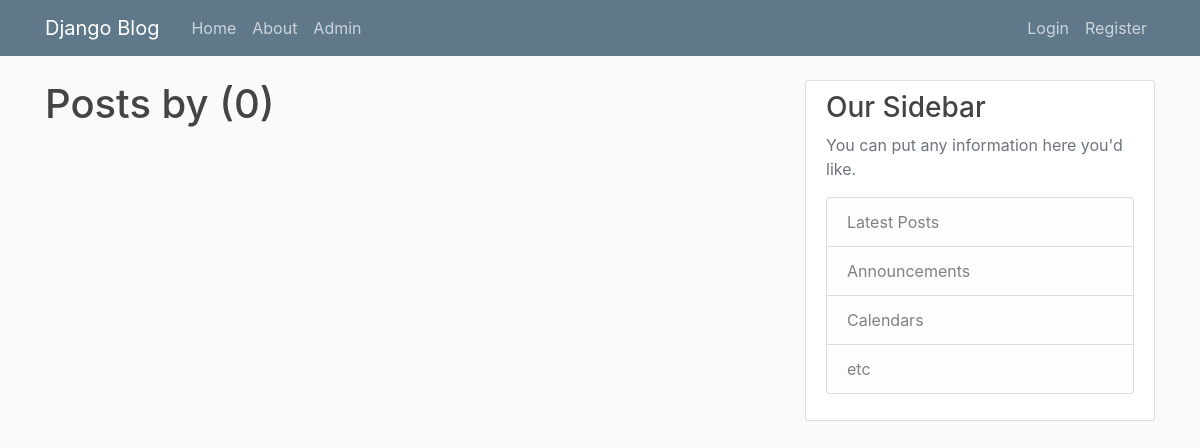
/user/aditya/, run on an earlier commit of the app's database.
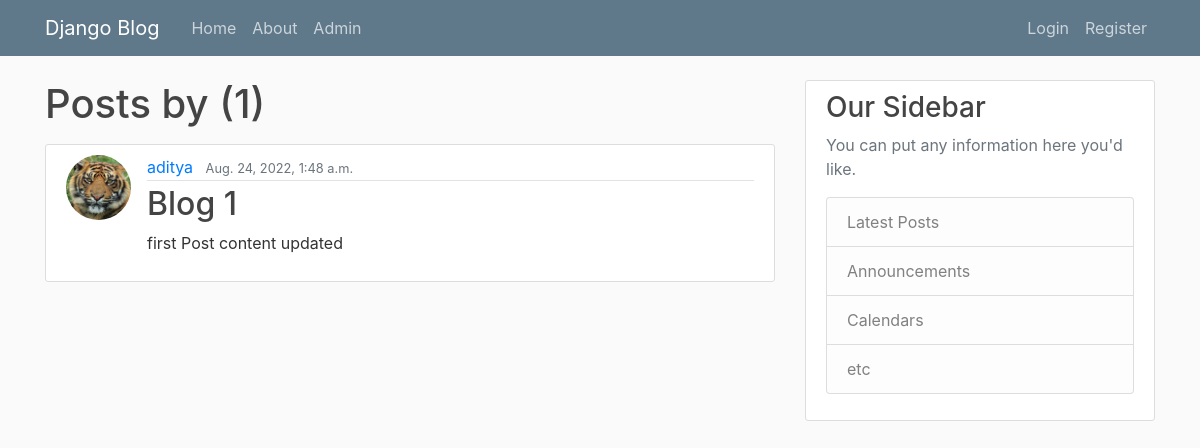
And on a later commit of the database.
### blog/models.py (models this page shows, shortened)
class Post(models.Model):
    title = models.CharField(max_length=100)
    content = models.TextField()
    date_posted = models.DateTimeField(default=timezone.now)
    author = models.ForeignKey(User, on_delete=models.CASCADE)

### users/models.py (models this page shows, shortened)
class Profile(models.Model):
    user = models.OneToOneField(User, on_delete=models.CASCADE)
    image = models.ImageField(default='default.jpg', upload_to='profile_pics')

### blog/views.py (the view)
# urls.py: path('user/<str:username>/', UserPostListView.as_view(), name='user-posts'),
class UserPostListView(ListView):
    model = Post
    template_name = 'blog/user_posts.html'  # app/model_viewtype.html
    context_object_name = 'posts'  # object list
    paginate_by = 5
    def get_queryset(self):
        user = get_object_or_404(User, username=self.kwargs.get('username'))
        return Post.objects.filter(author=user).order_by('-date_posted')

### blog/templates/blog/user_posts.html (shortened to what this page needs)
{% extends "blog/base.html" %}
{% block content %}
<h1 class="mb-3">Posts by {{ views.kwargs.username }} ({{ page_obj.paginator.count }})</h1>
{% for post in posts %}
<article class="media content-section">
    <img class="rounded-circle article-img" src="{{ post.author.profile.image.url }}">
    <div class="media-body">
        <div class="article-metadata">
            <a class="mr-2" href="{% url 'user-posts' post.author.username %}">{{ post.author }}</a>
            <small class="text-muted">{{ post.date_posted }}</small>
        </div>
        <h2><a class="article-title" href="{% url 'post-detail' post.id %}">{{ post.title }}</a></h2>
        <p class="article-content">{{ post.content }}</p>
    </div>
</article>
{% endfor %}
{% endblock content %}

What changed in the data, as far as the page shows it:
added Post: author.profile.image (picture), author "aditya", date_posted "Aug. 24, 2022, 1:48 a.m.", title "Blog 1", content "first Post content updated"
Also different on the page:
{{ page_obj.paginator.count }}: "0" → "1"
